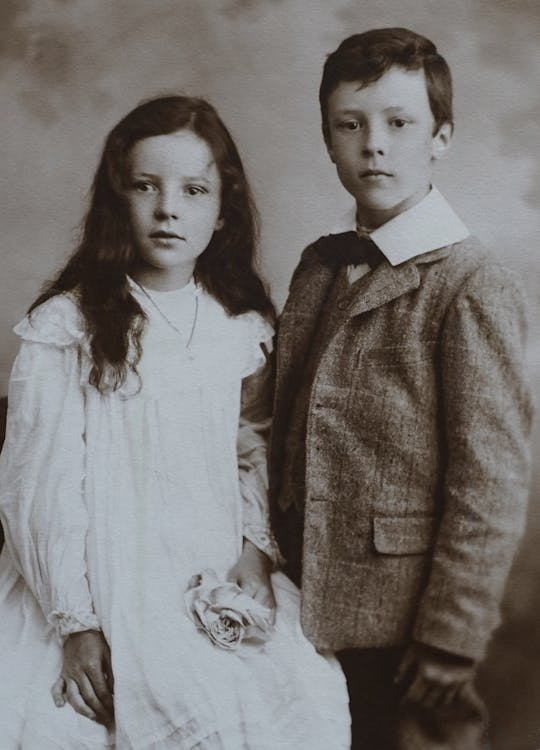
#> input picture 02-image-enhancement/03-sharpening/old.jpeg, 540 x 750 px
$ jupyter execute SharpFilter.ipynb
#> lines starting #> are read from the running program, lines starting #| are printed output that depends on the picture
# Image Sharpening

In some images, the brightness and contrast may be satisfactory, yet the image still appears slightly **blurred**. In such cases, the edges are not sufficiently sharp, making it difficult to distinguish different objects and fine details.

For example:

- The branches of a tree may not be clearly distinguishable.
- The texture of the grass may appear smooth and uniform.
- Details of mountains or rocks may be difficult to observe.

In these situations, the problem is often caused by **weak or blurred edges**. Image **sharpening** enhances the visibility of these edges, making the image appear clearer and more detailed.

# What is Image Sharpening?

**Image Sharpening** is the process of enhancing the visibility of edges by increasing the intensity contrast around them.

As a result:

- The boundaries between objects become more distinct.
- Fine details become easier to observe.
- The image appears clearer and sharper.

It is important to note that **sharpening does not add new information to an image**. Instead, it increases the **local contrast** around edges, making existing details more noticeable and improving the perceived sharpness of the image.

# Sharpening Filters

One of the simplest approaches to **image sharpening** is the use of **convolution kernels** that emphasize edges and fine details.

Two of the most commonly used sharpening kernels are:

### **Sharpening Kernel 1**

```text
 0  -1   0
-1   5  -1
 0  -1   0
```

### **Sharpening Kernel 2**

```text
-1  -1  -1
-1   9  -1
-1  -1  -1
```

Both kernels sharpen the image by **increasing the contribution of the center pixel while subtracting the influence of its neighboring pixels**. This enhances local intensity differences around edges, making object boundaries and fine details appear clearer and more distinct.

The second kernel generally produces **stronger sharpening** because it considers all eight neighboring pixels, resulting in a more pronounced enhancement of edges.

[cell 1]
import cv2
import numpy as np
import matplotlib.pyplot as plt

[cell 2]
images= ['old.jpeg','lowcontrast.jpg']

sharpen_filter1 = np.array([[ 0, -1,  0],
                            [-1,  5, -1],
                            [ 0, -1,  0]])


sharpen_filter2 = np.array([[ -1, -1,  -1],
                            [ -1,  9,  -1],
                            [ -1, -1,  -1]])


for image in images:
    img = cv2.cvtColor(cv2.imread(image),cv2.COLOR_BGR2RGB)
    img_sharp1 = cv2.filter2D(img,-1,sharpen_filter1)
    img_sharp2 = cv2.filter2D(img,-1,sharpen_filter2)
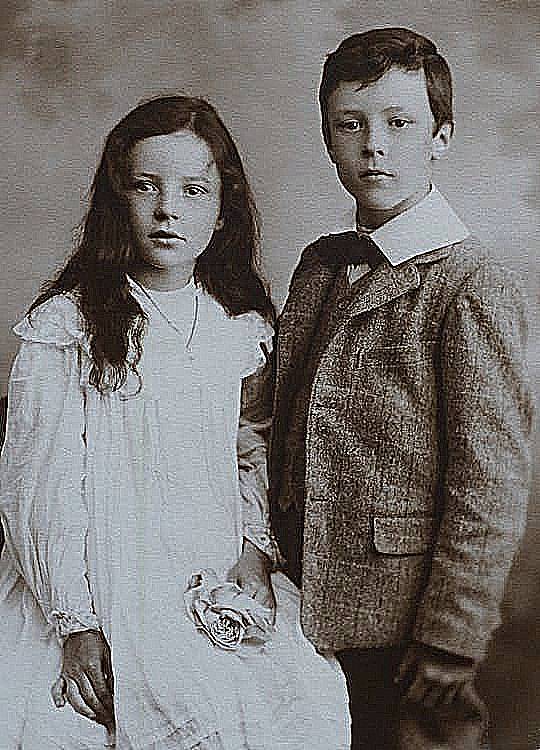
#> img_sharp2: shape (750, 540, 3); mean R, G, B 119.7, 116.2, 114.1

    plt.figure(figsize=(12,6))

    plt.subplot(1,3,1)
    plt.imshow(img)
    plt.title('img')
    plt.axis('off')


    plt.subplot(1,3,2)
    plt.imshow(img_sharp1)
    plt.title('img_sharp1')
    plt.axis('off')

    plt.subplot(1,3,3)
    plt.imshow(img_sharp2)
    plt.title('img_sharp2')
    plt.axis('off')

    plt.tight_layout()
    plt.show()
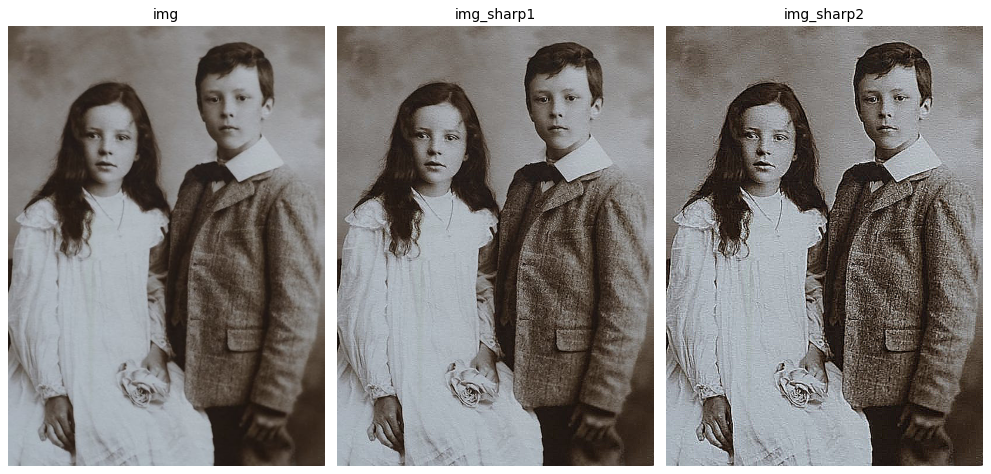
#> figure drawn by matplotlib, 3 panels
#> pass 2 of the loop `for image in images:`:
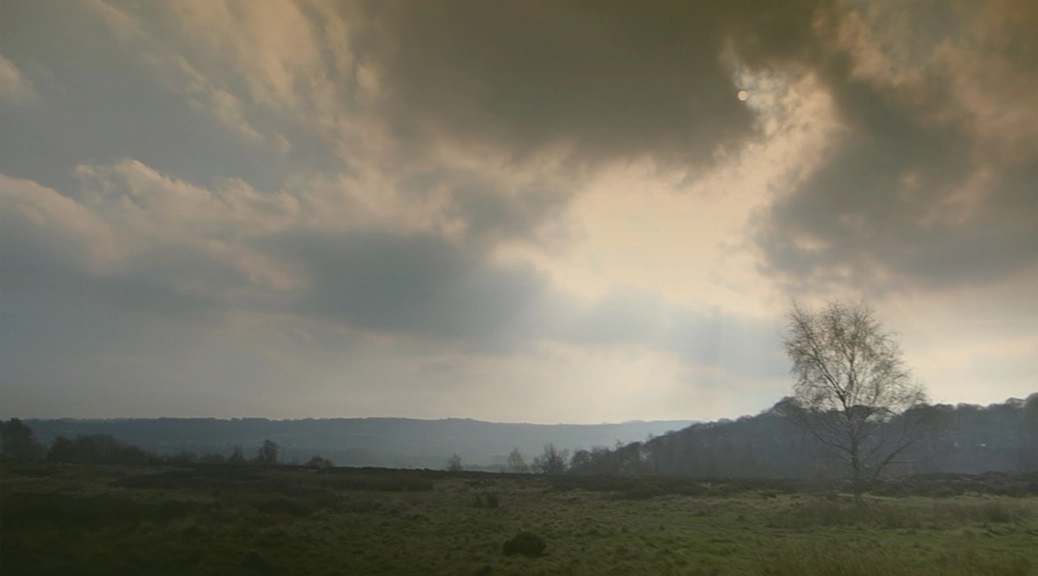
#> input picture 02-image-enhancement/03-sharpening/lowcontrast.jpg, 1038 x 576 px
#> img: shape (576, 1038, 3)
#> img_sharp1: shape (576, 1038, 3)
#> img_sharp2: shape (576, 1038, 3)
#> `plt.show()`:
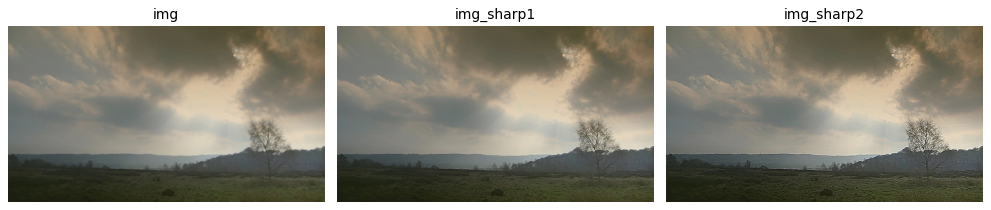
#> figure drawn by matplotlib, 3 panels
